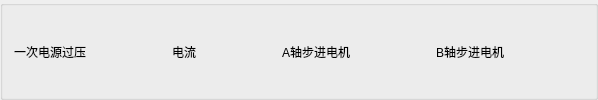
     <widget class="QGroupBox" name="groupBox_9">
      <property name="title">
       <string/>
      </property>
      <layout class="QGridLayout" name="gridLayout_26">
       <item row="0" column="0">
        <layout class="QHBoxLayout" name="horizontalLayout_5">
         <item>
          <widget class="QLabel" name="label_7">
           <property name="sizePolicy">
            <sizepolicy hsizetype="Fixed" vsizetype="Preferred">
             <horstretch>0</horstretch>
             <verstretch>0</verstretch>
            </sizepolicy>
           </property>
           <property name="text">
            <string>一次电源过压</string>
           </property>
          </widget>
         </item>
         <item>
          <spacer name="horizontalSpacer_5">
           <property name="orientation">
            <enum>Qt::Horizontal</enum>
           </property>
           <property name="sizeType">
            <enum>QSizePolicy::Fixed</enum>
           </property>
           <property name="sizeHint" stdset="0">
            <size>
             <width>40</width>
             <height>20</height>
            </size>
           </property>
          </spacer>
         </item>
         <item>
          <spacer name="horizontalSpacer">
           <property name="orientation">
            <enum>Qt::Horizontal</enum>
           </property>
           <property name="sizeHint" stdset="0">
            <size>
             <width>40</width>
             <height>20</height>
            </size>
           </property>
          </spacer>
         </item>
         <item>
          <widget class="QLabel" name="label_8">
           <property name="sizePolicy">
            <sizepolicy hsizetype="Fixed" vsizetype="Preferred">
             <horstretch>0</horstretch>
             <verstretch>0</verstretch>
            </sizepolicy>
           </property>
           <property name="text">
            <string>电流</string>
           </property>
          </widget>
         </item>
         <item>
          <spacer name="horizontalSpacer_6">
           <property name="orientation">
            <enum>Qt::Horizontal</enum>
           </property>
           <property name="sizeType">
            <enum>QSizePolicy::Fixed</enum>
           </property>
           <property name="sizeHint" stdset="0">
            <size>
             <width>40</width>
             <height>20</height>
            </size>
           </property>
          </spacer>
         </item>
         <item>
          <spacer name="horizontalSpacer_2">
           <property name="orientation">
            <enum>Qt::Horizontal</enum>
           </property>
           <property name="sizeHint" stdset="0">
            <size>
             <width>40</width>
             <height>20</height>
            </size>
           </property>
          </spacer>
         </item>
         <item>
          <widget class="QLabel" name="label_9">
           <property name="sizePolicy">
            <sizepolicy hsizetype="Fixed" vsizetype="Preferred">
             <horstretch>0</horstretch>
             <verstretch>0</verstretch>
            </sizepolicy>
           </property>
           <property name="text">
            <string>A轴步进电机</string>
           </property>
          </widget>
         </item>
         <item>
          <spacer name="horizontalSpacer_7">
           <property name="orientation">
            <enum>Qt::Horizontal</enum>
           </property>
           <property name="sizeType">
            <enum>QSizePolicy::Fixed</enum>
           </property>
           <property name="sizeHint" stdset="0">
            <size>
             <width>40</width>
             <height>20</height>
            </size>
           </property>
          </spacer>
         </item>
         <item>
          <spacer name="horizontalSpacer_3">
           <property name="orientation">
            <enum>Qt::Horizontal</enum>
           </property>
           <property name="sizeHint" stdset="0">
            <size>
             <width>40</width>
             <height>20</height>
            </size>
           </property>
          </spacer>
         </item>
         <item>
          <widget class="QLabel" name="label_10">
           <property name="sizePolicy">
            <sizepolicy hsizetype="Fixed" vsizetype="Preferred">
             <horstretch>0</horstretch>
             <verstretch>0</verstretch>
            </sizepolicy>
           </property>
           <property name="text">
            <string>B轴步进电机</string>
           </property>
          </widget>
         </item>
         <item>
          <spacer name="horizontalSpacer_8">
           <property name="orientation">
            <enum>Qt::Horizontal</enum>
           </property>
           <property name="sizeType">
            <enum>QSizePolicy::Fixed</enum>
           </property>
           <property name="sizeHint" stdset="0">
            <size>
             <width>40</width>
             <height>20</height>
            </size>
           </property>
          </spacer>
         </item>
         <item>
          <spacer name="horizontalSpacer_4">
           <property name="orientation">
            <enum>Qt::Horizontal</enum>
           </property>
           <property name="sizeHint" stdset="0">
            <size>
             <width>40</width>
             <height>20</height>
            </size>
           </property>
          </spacer>
         </item>
        </layout>
       </item>
      </layout>
     </widget>
